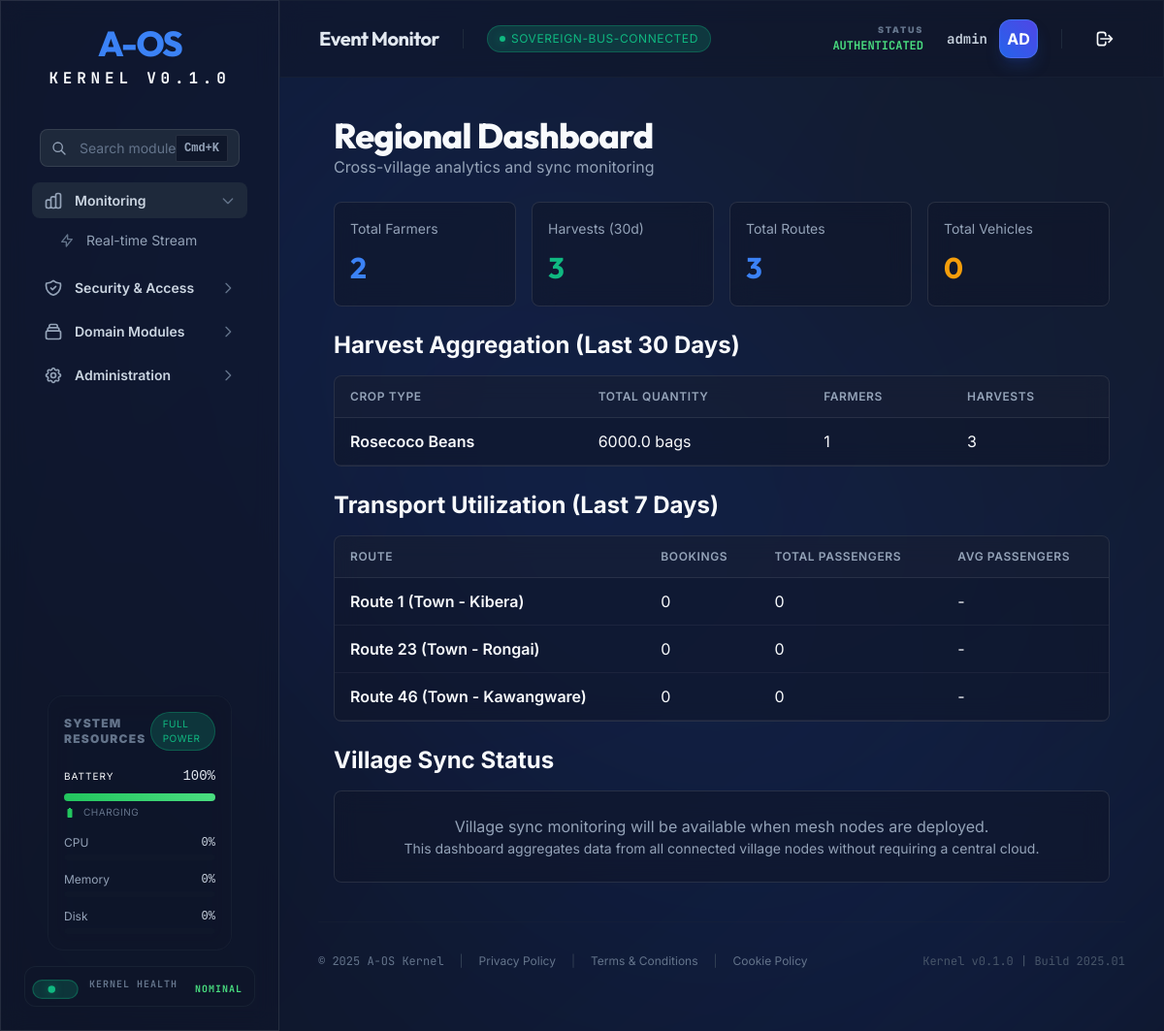
Page /regional/dashboard (signed in) on the committed database.
### tables this page shows
CREATE TABLE routes (
        id TEXT PRIMARY KEY,
        name TEXT NOT NULL,
        start_point TEXT,
        end_point TEXT,
        base_price REAL,
        metadata TEXT
    );

### aos/api/routers/regional.py (the view)
@router.get("/dashboard", response_class=HTMLResponse)
async def regional_dashboard(
    request: Request,
    db: sqlite3.Connection = Depends(get_db),
    operator = Depends(get_current_operator)
):
    aggregator = RegionalAggregator(db)
    summary = aggregator.get_village_summary()
    harvests = aggregator.aggregate_harvests(days=30)
    transport = aggregator.aggregate_transport(days=7)
    return templates.TemplateResponse("regional.html", {
        "request": request,
        "user": operator,  # Dashboard template expects 'user'
        "operator": operator,
        "summary": summary,
        "harvests": harvests,
        "transport": transport
    })

### aos/api/templates/regional.html (shortened to what this page needs)
{% extends "dashboard.html" %}
{% from "components/atoms/Badge.html" import badge %}
{% from "components/atoms/Card.html" import card %}
{% block content %}
<div class="aos-container">
    <div class="aos-page-header">
        <h1 class="aos-h1">Regional Dashboard</h1>
        <p class="aos-text-muted">Cross-village analytics and sync monitoring</p>
    </div>
    <div class="aos-grid aos-grid-cols-4 aos-gap-4 aos-mb-6">
        <div class="aos-glass aos-p-4 aos-rounded-lg">
            <div class="aos-text-muted aos-text-sm aos-mb-2">Total Farmers</div>
            <div class="aos-h2 aos-text-primary">{{ summary.total_farmers }}</div>
        </div>
        <div class="aos-glass aos-p-4 aos-rounded-lg">
            <div class="aos-text-muted aos-text-sm aos-mb-2">Harvests (30d)</div>
            <div class="aos-h2 aos-text-success">{{ summary.total_harvests_30d }}</div>
        </div>
        <div class="aos-glass aos-p-4 aos-rounded-lg">
            <div class="aos-text-muted aos-text-sm aos-mb-2">Total Routes</div>
            <div class="aos-h2 aos-text-info">{{ summary.total_routes }}</div>
        </div>
        <div class="aos-glass aos-p-4 aos-rounded-lg">
            <div class="aos-text-muted aos-text-sm aos-mb-2">Total Vehicles</div>
            <div class="aos-h2 aos-text-warning">{{ summary.total_vehicles }}</div>
        </div>
    </div>
    <div class="aos-mb-6">
        <h2 class="aos-h3 aos-mb-4">Harvest Aggregation (Last 30 Days)</h2>
        <div class="aos-glass aos-rounded-lg aos-overflow-hidden">
            <table class="aos-table">
                <thead>
                    <tr>
                        <th>Crop Type</th>
                        <th>Total Quantity</th>
                        <th>Farmers</th>
                        <th>Harvests</th>
                    </tr>
                </thead>
                <tbody>
                    {% for harvest in harvests %}
                    <tr>
                        <td>
                            <span class="aos-font-semibold">{{ harvest.crop_type }}</span>
                        </td>
                        <td>{{ "%.1f"|format(harvest.total_quantity) }} bags</td>
                        <td>{{ harvest.farmer_count }}</td>
                        <td>{{ harvest.harvest_count }}</td>
                    </tr>
                    {% endfor %}
                </tbody>
            </table>
        </div>
    </div>
    <div class="aos-mb-6">
        <h2 class="aos-h3 aos-mb-4">Transport Utilization (Last 7 Days)</h2>
        <div class="aos-glass aos-rounded-lg aos-overflow-hidden">
            <table class="aos-table">
                <thead>
                    <tr>
                        <th>Route</th>
                        <th>Bookings</th>
                        <th>Total Passengers</th>
                        <th>Avg Passengers</th>
                    </tr>
                </thead>
                <tbody>
                    {% for route in transport %}
                    <tr>
                        <td>
                            <span class="aos-font-semibold">{{ route.route_name }}</span>
                        </td>
                        <td>{{ route.booking_count }}</td>
                        <td>{{ route.total_passengers }}</td>
                        <td>
                            {% if route.booking_count > 0 %}
                            {{ "%.1f"|format(route.total_passengers / route.booking_count) }}
                            {% else %}
                            -
                            {% endif %}
                        </td>
                    </tr>
                    {% endfor %}
                </tbody>
            </table>
        </div>
    </div>
    <div class="aos-mb-6">
        <h2 class="aos-h3 aos-mb-4">Village Sync Status</h2>
        <div class="aos-glass aos-p-6 aos-rounded-lg aos-text-center">
            <p class="aos-text-muted">
                Village sync monitoring will be available when mesh nodes are deployed.
            </p>
            <p class="aos-text-sm aos-text-muted aos-mt-2">
                This dashboard aggregates data from all connected village nodes without requiring a central cloud.
            </p>
        </div>
    </div>
</div>
{% endblock %}

### aos/api/templates/partials/design_system.html (style rules this page uses)
body { margin: 0; scroll-behavior: smooth; -webkit-font-smoothing: antialiased; background: var(--aos-surface-base); color: var(--aos-neutral-50); font-family: var(--aos-font-sans); }
.aos-glass { background: var(--aos-surface-glass); backdrop-filter: blur(12px); -webkit-backdrop-filter: blur(12px); border: 1px solid var(--aos-surface-border); }
.aos-container { width: 100%; margin-left: auto; margin-right: auto; padding-left: var(--aos-spacing-4); padding-right: var(--aos-spacing-4); }
@media (min-width: 640px) { .aos-container { max-width: 640px; } }
@media (min-width: 768px) { .aos-container { max-width: 768px; } }
@media (min-width: 1024px) { .aos-container { max-width: 1024px; } }
.aos-gap-4 { gap: var(--aos-spacing-4); }
.aos-p-4 { padding: var(--aos-spacing-4); }
.aos-p-6 { padding: var(--aos-spacing-6); }
.aos-mb-2 { margin-bottom: var(--aos-spacing-2); }
.aos-mb-4 { margin-bottom: var(--aos-spacing-4); }
.aos-mb-6 { margin-bottom: var(--aos-spacing-6); }
.aos-rounded-lg { border-radius: var(--aos-radius-lg); }
.aos-overflow-hidden { overflow: hidden; }
.aos-grid { display: grid; }
.aos-grid-cols-4 { grid-template-columns: repeat(4, minmax(0, 1fr)); }
.aos-h1 { font-family: var(--aos-font-display); font-size: var(--aos-size-4xl); font-weight: 800; letter-spacing: -0.02em; line-height: 1.1; }
.aos-h2 { font-family: var(--aos-font-display); font-size: var(--aos-size-3xl); font-weight: 700; letter-spacing: -0.01em; }
.aos-h3 { font-size: var(--aos-size-2xl); font-weight: 700; line-height: 1.3; }
.aos-text-sm { font-size: var(--aos-size-sm); }
.aos-font-semibold { font-weight: 600; }
.aos-text-primary { color: var(--aos-primary-base); }
.aos-text-success { color: var(--aos-success-base); }
.aos-text-info { color: var(--aos-info-base); }
.aos-text-warning { color: var(--aos-warning-base); }
.aos-text-muted { color: var(--aos-neutral-400); }
.aos-page-header { margin-bottom: var(--aos-spacing-6); }
.aos-table { width: 100%; border-collapse: collapse; }
.aos-table thead { background: rgba(255, 255, 255, 0.02); border-bottom: 1px solid var(--aos-surface-border); }
.aos-table th { padding: var(--aos-spacing-3) var(--aos-spacing-4); text-align: left; font-size: var(--aos-size-xs); font-weight: 600; text-transform: uppercase; letter-spacing: 0.05em; color: var(--aos-neutral-400); }
.aos-table td { padding: var(--aos-spacing-3) var(--aos-spacing-4); border-bottom: 1px solid rgba(255, 255, 255, 0.05); }
.aos-text-center { text-align: center; }

### rows in the picture
routes: route_name "Route 1 (Town - Kibera)", booking_count "0", total_passengers "0"
routes: route_name "Route 23 (Town - Rongai)", booking_count "0", total_passengers "0"
routes: route_name "Route 46 (Town - Kawangware)", booking_count "0", total_passengers "0"

### other values in the picture
{{ title }} "Monitoring Security & Access Domain Modules Administration"
{{ item.text }} "Real-time Stream"
{{ name }} "KERNEL HEALTH"
{{ status_text }} "NOMINAL"
{{ text }} "SOVEREIGN-BUS-CONNECTED"
{{ user.username }} "admin"
{{ user.username[:2].upper() }} "AD"
{{ summary.total_farmers }} "2"
{{ summary.total_harvests_30d }} "3"
{{ summary.total_routes }} "3"
{{ summary.total_vehicles }} "0"
{{ harvest.crop_type }} "Rosecoco Beans"
{{ "%.1f"|format(harvest.total_quantity) }} "6000.0"
{{ harvest.farmer_count }} "1"
{{ harvest.harvest_count }} "3"
